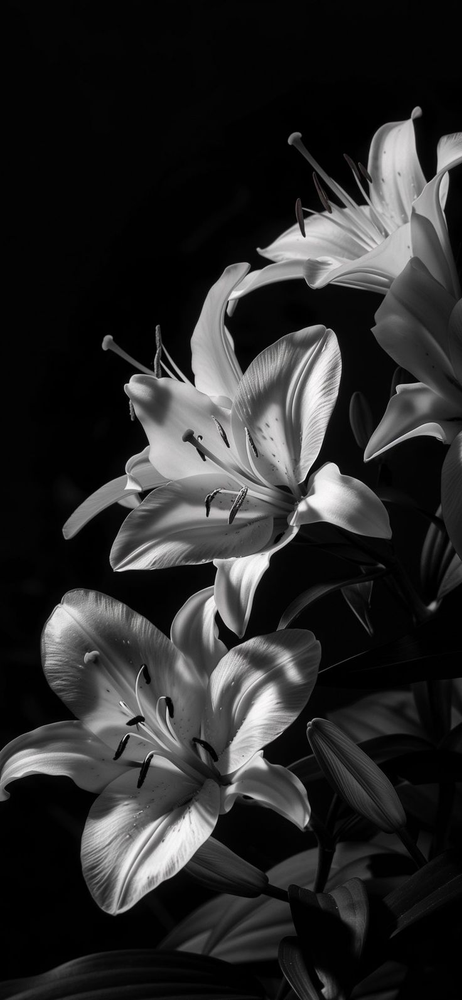
#> input picture noiretblanc.png, 462 x 1000 px, shrunk from 736 x 1594 before the run
$ python watermarkqim.py
#> lines starting #> are read from the running program, lines starting #| are printed output that depends on the picture; after the words box and inside, x2 and y2 are one past the last pixel; in counts of white or black regions, pixels touching at a corner belong together
import cv2
import numpy as np
from scipy.fft import dctn, idctn
from skimage.metrics import peak_signal_noise_ratio as psnr
import matplotlib.pyplot as plt

DELTA = 30
SECRET = 42
wmlen = 64
taillebloc = 8

def chargerimage(path):
#> called with path = 'noiretblanc.png'
    img = cv2.imread(path, cv2.IMREAD_GRAYSCALE)
#> img: shape (1000, 462); min 0, max 251, mean 42.5
    if img is None:
        raise FileNotFoundError("Image non trouvée :" ,path)
    img = img.astype(np.float64)
    return img

def generer(length, seed=0):
    rng = np.random.default_rng(seed)
    return rng.integers(0, 2, size=length)

def appdct(img):
    h, w = img.shape
    imagedct = np.zeros_like(img)
    for i in range(0, h - taillebloc + 1, taillebloc):
        for j in range(0, w - taillebloc + 1, taillebloc):
            block = img[i:i+taillebloc, j:j+taillebloc]
            imagedct[i:i+taillebloc, j:j+taillebloc] = dctn(block, norm='ortho')
    return imagedct

def appidct(imagedct):
    h, w = imagedct.shape
    img = np.zeros_like(imagedct)
    for i in range(0, h - taillebloc + 1, taillebloc):
        for j in range(0, w - taillebloc + 1, taillebloc):
            block = imagedct[i:i+taillebloc, j:j+taillebloc]
            img[i:i+taillebloc, j:j+taillebloc] = idctn(block, norm='ortho')
    return img


def coefficients(imagedct, wm_length, key):
    h, w = imagedct.shape
    nb_blocks_h = h // taillebloc
    nb_blocks_w = w // taillebloc
    mf_positions = [(2,3),(3,2),(3,3),(2,4),(4,2),(4,3),(3,4),(4,4),(2,5),(5,2)]
    coords = []
    rng = np.random.default_rng(key)
    blocks = [(bi, bj) for bi in range(nb_blocks_h) for bj in range(nb_blocks_w)]
    chosen_blocks = rng.choice(len(blocks), size=wm_length, replace=False)

    for idx, block_idx in enumerate(chosen_blocks):
        bi, bj = blocks[block_idx]
        pos = mf_positions[idx % len(mf_positions)]
        row = bi * taillebloc + pos[0]
        col = bj * taillebloc + pos[1]
        coords.append((row, col))

    return coords

def embed_watermark(img, watermark):
    imagedct = appdct(img)
    coords = coefficients(imagedct, len(watermark), SECRET)
    for idx, (r, c) in enumerate(coords):
        coeff = imagedct[r, c]
        bit = watermark[idx]
        q = np.round(coeff / DELTA)
        if bit == 0:
            if int(q) % 2 != 0:
                q += 1
        else:
            if int(q) % 2 == 0:
                q += 1
        imagedct[r, c] = q * DELTA

    watermarked_img = appidct(imagedct)
    watermarked_img = np.clip(watermarked_img, 0, 255)
    return watermarked_img

def extract_watermark(img, wmlen):
    imagedct = appdct(img)
    coords = coefficients(imagedct, wmlen, SECRET)

    extracted = []
    for (r, c) in coords:
        coeff = imagedct[r, c]
        q = int(np.round(coeff / DELTA))
        bit = 0 if q % 2 == 0 else 1
        extracted.append(bit)

    return np.array(extracted)

def attack_gaussian_noise(img, sigma=5):
    noise = np.random.normal(0, sigma, img.shape)
    attacked = np.clip(img + noise, 0, 255)
    return attacked

def attack_jpeg(img, quality=70):
    img_uint8 = img.astype(np.uint8)
    encode_param = [int(cv2.IMWRITE_JPEG_QUALITY), quality]
    _, enc = cv2.imencode('.jpg', img_uint8, encode_param)
    dec = cv2.imdecode(enc, cv2.IMREAD_GRAYSCALE)
    return dec.astype(np.float64)

def calculate_psnr(original, watermarked):
    orig_uint8 = np.clip(original, 0, 255).astype(np.uint8)
    wm_uint8 = np.clip(watermarked, 0, 255).astype(np.uint8)
    return psnr(orig_uint8, wm_uint8, data_range=255)

def calculate_ber(original_wm, extracted_wm):
    errors = np.sum(original_wm != extracted_wm)
    return errors / len(original_wm)

def display_results(original, watermarked, attacked_noise, attacked_jpeg):
    fig, axes = plt.subplots(1, 4, figsize=(16, 4))
    titles = ['Image originale', 'Image tatouée', 'Après bruit', 'Après JPEG']
    images = [original, watermarked, attacked_noise, attacked_jpeg]

    for ax, img, title in zip(axes, images, titles):
        ax.imshow(np.clip(img, 0, 255).astype(np.uint8), cmap='gray')
        ax.set_title(title)
        ax.axis('off')

    plt.tight_layout()
    plt.savefig('resultats_watermark.png', dpi=150)
    plt.show()
    print("Figure sauvegardée : resultats_watermark.png")

if __name__ == "__main__":
    IMAGE_PATH = "noiretblanc.png"
    print("=== Système de tatouage numérique QIM-DCT ===\n")
    original = chargerimage(IMAGE_PATH)
    print(f"Image chargée : {original.shape}")
#| Image chargée : (1000, 462)
    watermark = generer(wmlen, seed=7)
    print(f"Watermark généré ({wmlen} bits) : {watermark}")
    watermarked = embed_watermark(original, watermark)
#> after the loop in appdct, `for i in range(0, h - taillebloc + 1, taillebloc):`:
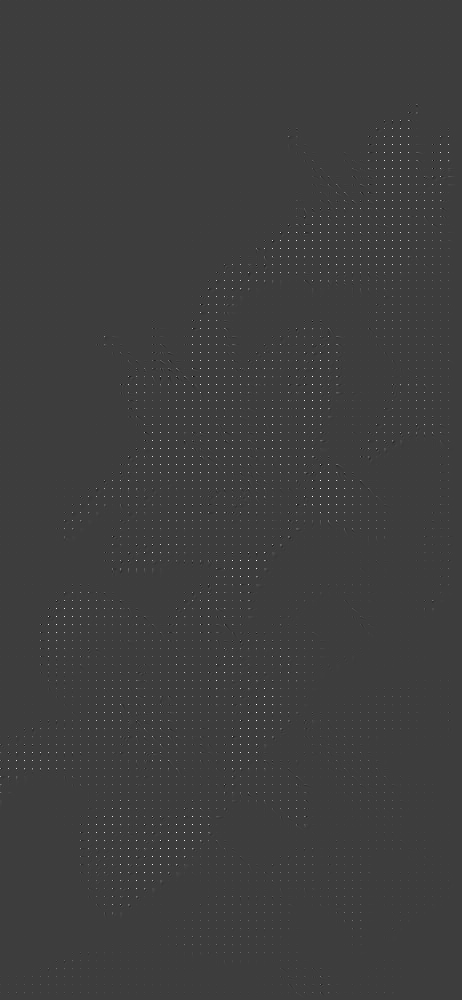
#> imagedct: shape (1000, 462) float64; min -620.9, max 1946.6, mean 5.3; drawn with min black and max white
#> in embed_watermark, `coords = coefficients(imagedct, len(watermark), SECRET)`: coords = 64 pairs, first value 43 to 972, second value 12 to 451
#> the loop in embed_watermark, `for idx, (r, c) in enumerate(coords):` made 64 passes
#> (r, c, coeff, bit, q) on passes 1 to 12: (714, 27, 0.416, 1, 1), (755, 370, 17.12, 1, 1), (779, 267, -0.27, 1, 1), (962, 428, -0.259, 1, 1), (356, 82, 0, 1, 1), (164, 267, -0.147, 1, 1), (555, 12, -0.433, 1, 1), (436, 180, -6.37, 0, 0), (746, 29, 2.57, 0, 0), (653, 50, 1.23, 0, 0), (762, 411, 0.208, 0, 0), (779, 74, -22.13, 1, -1)
#> (coeff, bit, q) on pass 62: (-23.19, 0, 0)
#> after the loop in embed_watermark, `for idx, (r, c) in enumerate(coords):`: imagedct: shape (1000, 462) float64; 0.01% of pixels changed, all inside (x1, y1, x2, y2) = (12, 43, 452, 973)
    print("Watermark inséré.")
    psnr_val = calculate_psnr(original, watermarked)
#> psnr_val = 35.67
    print(f"PSNR (original vs tatoué) : {psnr_val:.2f} dB")
#| PSNR (original vs tatoué) : 35.67 dB
    extracted = extract_watermark(watermarked, wmlen)
#> the loop in extract_watermark, `for (r, c) in coords:` made 64 passes
#> (r, c) on passes 1 to 12: (714, 27), (755, 370), (779, 267), (962, 428), (356, 82), (164, 267), (555, 12), (436, 180), (746, 29), (653, 50), (762, 411), (779, 74)
    ber_no_attack = calculate_ber(watermark, extracted)
    print(f"\n--- Sans attaque ---")
    print(f"BER : {ber_no_attack:.4f} ({int(ber_no_attack*wmlen)}/{wmlen} bits erronés)")
#| BER : 0.0000 (0/64 bits erronés)
    attacked_noise = attack_gaussian_noise(watermarked, sigma=5)
    ext_noise = extract_watermark(attacked_noise, wmlen)
#> the loop in extract_watermark (call 2), `for (r, c) in coords:` made 64 passes
    ber_noise = calculate_ber(watermark, ext_noise)
    print(f"\n--- Après bruit gaussien (σ=5) ---")
    print(f"BER : {ber_noise:.4f} ({int(ber_noise*wmlen)}/{wmlen} bits erronés)")
#| BER : 0.0781 (5/64 bits erronés)
    attacked_jpeg_img = attack_jpeg(watermarked, quality=70)
    ext_jpeg = extract_watermark(attacked_jpeg_img, wmlen)
    ber_jpeg = calculate_ber(watermark, ext_jpeg)
    print(f"\n--- Après compression JPEG (qualité=70) ---")
    print(f"BER : {ber_jpeg:.4f} ({int(ber_jpeg*wmlen)}/{wmlen} bits erronés)")
#| BER : 0.0625 (4/64 bits erronés)
    display_results(original, watermarked, attacked_noise, attacked_jpeg_img)
#> the loop in display_results, `for ax, img, title in zip(axes, images, titles):` made 4 passes
#> title on passes 1 to 4: 'Image originale', 'Image tatouée', 'Après bruit', 'Après JPEG'
#> in display_results, `plt.savefig('resultats_watermark.png', dpi=150)`:
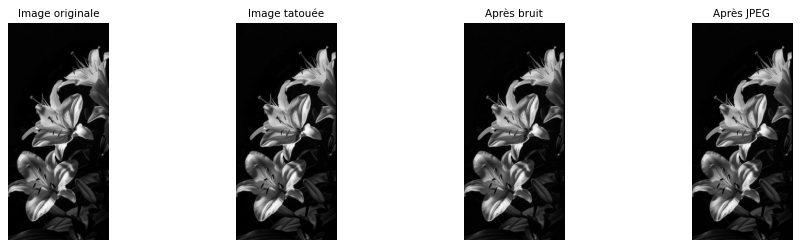
#> figure drawn by matplotlib, 4 panels
    print("\n=== Terminé ===")
